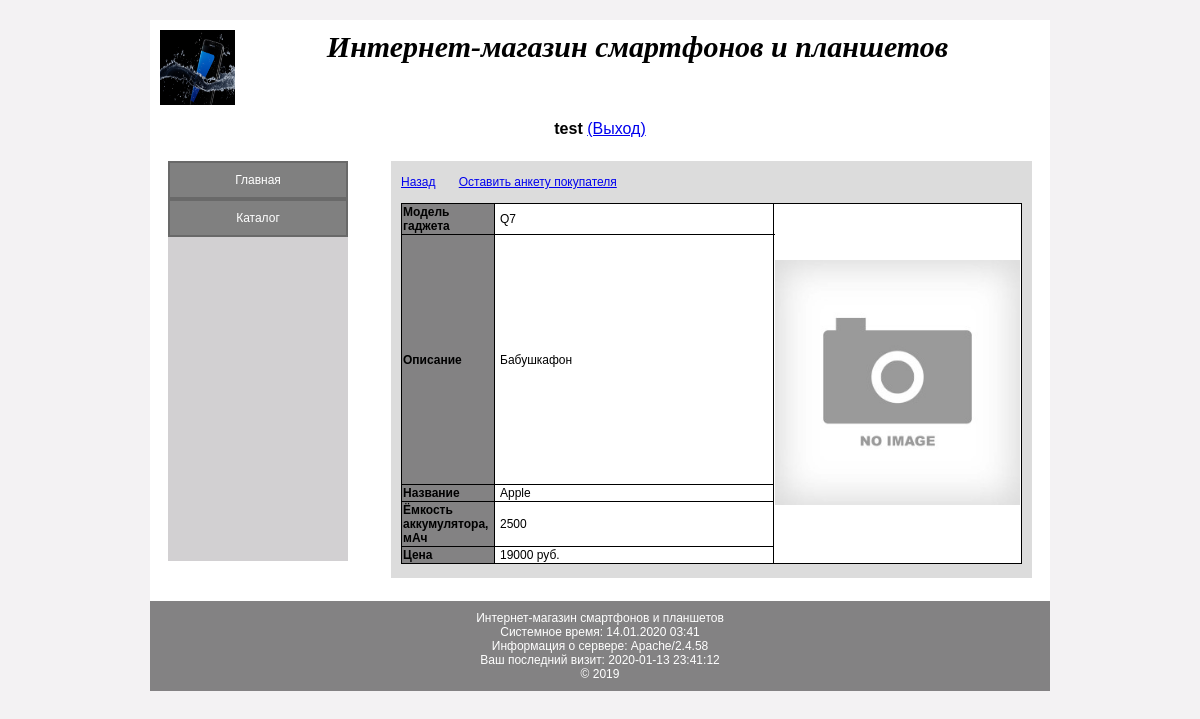
The app's page /index.php?command=item&id=20 (signed in) with its own data.
### tables this page shows
CREATE TABLE `items` (
  `id` int(12) NOT NULL,
  `strength` varchar(20) NOT NULL,
  `model` varchar(50) NOT NULL,
  `weight` int(11) NOT NULL,
  `price` float NOT NULL,
  `description` varchar(256) NOT NULL,
  `uploadlink` varchar(256) NOT NULL
);

### item.php (the view)
<?php
	if ($_SERVER['REQUEST_METHOD'] == 'GET')
	{
		$id = clearData($_GET['id']);
		$item = getOne("SELECT * FROM items WHERE id = '$id'");
		$name_model = $item['model'];
		$description = $item['description'];
		$strength = $item['strength'];
		$weight = $item['weight'];
		$price = $item['price'];
		$uploadlink = $item['uploadlink'];
	}
?>
<br/>
<a href='index.php?command=catalog' class="item-ref">Назад</a>
<?php if ($_SESSION['user_login']=="Admin")
	  {
?>
			<a href='index.php?command=edit&id=<?=$id?>' class="item-ref">Редактировать</a>
<?php
	  }
	  else{
?>
		<a href='index.php?command=lab1&id=<?=$id?>' class="item-ref" style="margin-left:20px;">Оставить анкету покупателя</a>
<?php
	  }
?>
<br/><br/>
<table class="lab1" border="1">
	<tr>
		<th width="15%" bgcolor="#838283">Модель гаджета</th>
		<td colspan="2" width="45%" style="padding:0px 0px 0px 5px;"><?= $name_model ?></td>
		<td rowspan="5"><img src="<?php if(!empty($uploadlink)) echo $uploadlink; else echo "Images/no-image.jpg"; ?>" width="100%" height="100%"></td>
	</tr>
	<tr height="250">
		<th width="15%" bgcolor="#838283">Описание</th>
		<td colspan="2" style="padding:0px 0px 0px 5px;"><?= $description ?></td>
	</tr>
	<tr>
		<th width="15%" bgcolor="#838283">Название</th>
		<td colspan="2" style="padding:0px 0px 0px 5px;"><?= $strength ?></td>
	</tr>
	<tr>
		<th width="15%" bgcolor="#838283">Ёмкость аккумулятора, мАч</th>
		<td colspan="2" style="padding:0px 0px 0px 5px;"><?= $weight ?></td>
	</tr>
	<tr>
		<th width="15%" bgcolor="#838283">Цена</th>
		<td colspan="2" style="padding:0px 0px 0px 5px;"><?= $price ?> руб.</td>
	</tr>
</table>
<br/>

### style.css (style rules this page uses)
body { background: #f3f2f3; color: #000000; font-family: Trebuchet MS, Arial, Times New Roman; font-size: 12px; }
.lab1 { padding: 15px; background-color: #ffffff; width: 100%; border-spacing: 0; border-collapse: collapse; }
table, td, tr { border: 1px solid black; }

### records on screen
items: model "Q7", description "Бабушкафон", strength "Apple", weight "2500", price "19000"

### other values on screen
$_SESSION['user_login'] "test"
$link "Главная"
$link "Каталог"
$_SERVER['SERVER_SOFTWARE'] "Apache/2.4.58"
$visitDate "2020-01-13 23:41:12"
